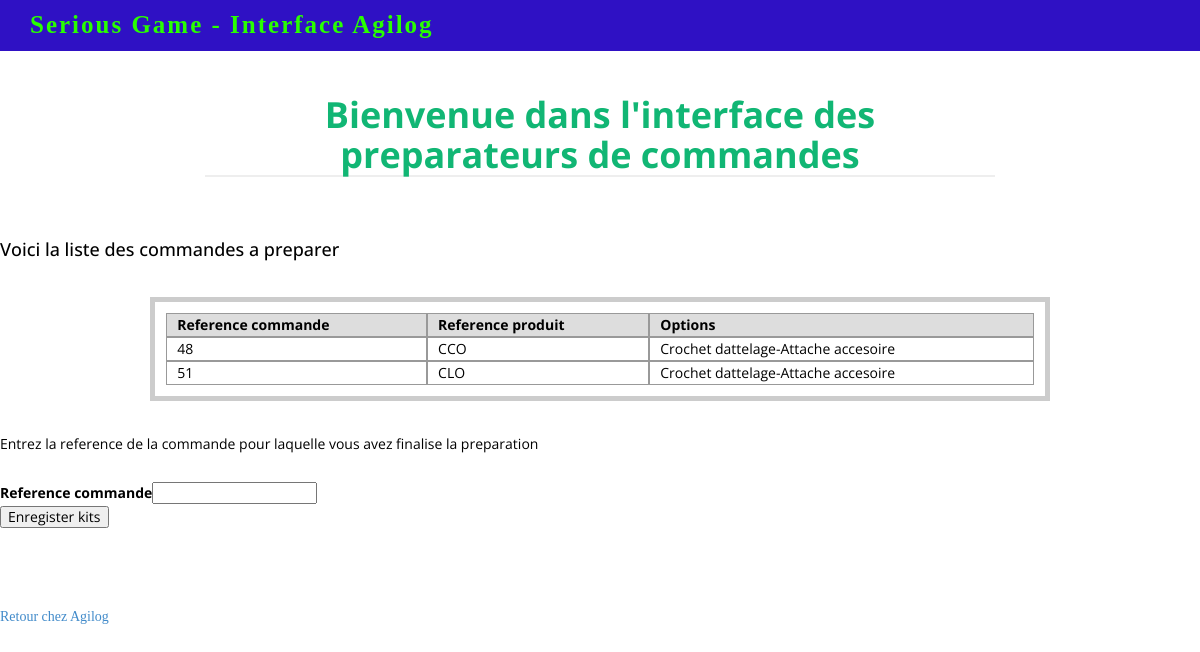
The app's page /commandes_en_cours with its own data.
### tables this page shows
CREATE TABLE "Commande" (
	`ref_commande`	INTEGER PRIMARY KEY AUTOINCREMENT,
	`Date_commande`	TEXT,
	`Date_livraison`	TEXT,
	`Ref_prod`	TEXT,
	`Etat_cmd`	TEXT,
	`Date_OF`	TEXT,
	`Date_recpKit`	TEXT,
	`Date_liv_AgiLog`	TEXT,
	`Date_ctrl_quali`	TEXT,
	`Ref_facture`	INTEGER,
	`Date_OA`	TEXT,
	`ref_opt`	TEXT
);

### exemples.py (the view, shortened to what this page needs)
@app.route('/commandes_en_cours', methods=['GET','POST'])
def commandes_en_cours():
	lignes = selection_commandes("En cours de préparation de kits")
	erreur = ""
	return render_template('commandes_en_cours.html',commandes = lignes, msg = erreur, ref_cmd = request.form.get('ref_cmd', ''))

### exemples.py (called while the page is built)
def connection_bdd():
    con = lite.connect('BD_serious_game.db')
    con.row_factory = lite.Row
    return con

def selection_commandes(etat_cmd):
	conn = connection_bdd()
	cur = conn.cursor()
	cur.execute("SELECT ref_commande, Date_commande, Ref_prod, ref_opt, Etat_cmd FROM Commande WHERE Etat_cmd LIKE ?", (etat_cmd,))
	lignes = cur.fetchall()
	conn.close()
	return lignes

### templates/commandes_en_cours.html (shortened to what this page needs)
<!doctype html>
<html>
<head>
    <link rel='stylesheet' type='text/css' href='{{ url_for("static", filename="style.css") }}'>
    <link href="static/assets/css/bootstrap.css" rel="stylesheet" />
    <link href="static/assets/css/font-awesome.min.css" rel="stylesheet" />
    <link rel="stylesheet" href="https://cdnjs.cloudflare.com/ajax/libs/font-awesome/4.7.0/css/font-awesome.min.css">
    <link href="static/assets/css/style.css" rel="stylesheet" />
  </head>
<body>
<div class="row main-top-margin text-center">
<div class="col-md-8 col-md-offset-2 col-sm-10 col-sm-offset-1" data-scrollreveal="enter top and move 100px, wait 0.5s">
<h1>Bienvenue dans l'interface des preparateurs de commandes</h1>
</div>
</div>
<h4> Voici la liste des commandes a preparer</h4>
<div class='contenu'>
	<div class="lp_table">
		<div class="lp_entetes">
			<div class="lp_entete">Reference commande</div>
			<div class="lp_entete">Reference produit</div>
                        <div class="lp_entete">Options</div>
		</div>
		{% for commande in commandes %}
			<div class="lp_ligne">
				<div class="lp_cellule">{{ commande['ref_commande'] }}</div>
				<div class="lp_cellule">{{ commande['Ref_prod'] }}</div>
                                <div class="lp_cellule">{{ commande['ref_opt'] }}</div>
			</div>
		{% endfor %}
	</div>
</div>
<p> Entrez la reference de la commande pour laquelle vous avez finalise la preparation</p>
<form method='post' action='{{ url_for("commandes_en_cours") }}'>
<label for='ref_cmd'>Reference commande</label><input type='text'  name='ref_cmd' value='{{ ref_cmd }}'>
<br>
<input type='submit' value='Enregister kits'>
</form>
<br>
<br/><br/><a href="{{url_for('agilog')}}"> Retour chez Agilog<a/>
</body>
<div class="navbar navbar-inverse navbar-fixed-top">
        <div class="container">
            <div class="navbar-header">
                <a class="navbar-brand" href="#">Serious Game - Interface Agilog</a>
            </div>
</html>

### static/style.css (style rules this page uses)
body { font-family: sans-serif; background: #eee; }
a { color: #377ba8; }
a, h1 { font-family: 'Georgia' }
h1 { border-bottom: 2px solid #eee; }
.contenu { margin: 2em auto; width: 75%; border: 5px solid #ccc; padding: 0.8em; background: white; }
.lp_table { display: table; width: 100%; }
.lp_entetes { display: table-header-group; background-color: #ddd; font-weight: bold; }
.lp_ligne { display: table-row; }
.lp_entete, .lp_cellule { display: table-cell; padding: 3px 10px; border: 1px solid #999999; }

### static/assets/css/style.css (style rules this page uses)
body { font-family:'Open Sans', sans-serif; font-weight: 400; font-size: 14px; color: #000; margin-top: 40px; line-height:16px; }
h1, h2, h3, h4, h5, h6 { font-family:'Open Sans', sans-serif; font-weight: 500; line-height:40px; }
h1 { color:#11B674; font-weight: 700; }
.text-center { text-align: center; }
.main-top-margin { margin-top: 75px; }
a,a:hover { text-decoration:none; }
p { line-height: 30px; margin-bottom: 23px; }
.navbar { font-weight: 800; font-size: 14px; }
.navbar-inverse { background: #2F11C4; border-color: #2F11C4; }
.navbar-inverse .navbar-brand { color: #29FF00; font-weight: bolder; font-size: 25px; font-weight:900; letter-spacing: 2px; }
.contenu { margin: 2em auto; width: 75%; border: 5px solid #ccc; padding: 0.8em; background: white; }
.lp_table { display: table; width: 100%; }
.lp_entetes { display: table-header-group; background-color: #ddd; font-weight: bold; }
.lp_ligne { display: table-row; }
.lp_entete, .lp_cellule { display: table-cell; padding: 3px 10px; border: 1px solid #999999; }

### records on screen
Commande: ref_commande "48", Ref_prod "CCO", ref_opt "Crochet dattelage-Attache accesoire"
Commande: ref_commande "51", Ref_prod "CLO", ref_opt "Crochet dattelage-Attache accesoire"
